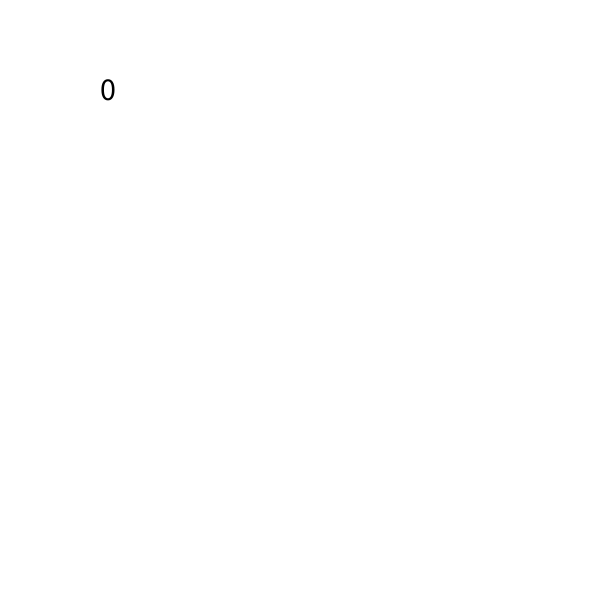
Frame 1 (no input)
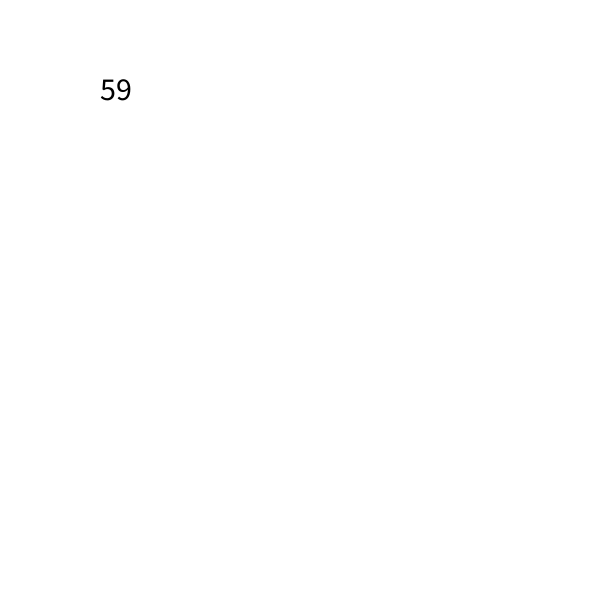
Frame 60 (the mouse pressed at the canvas centre just before this capture)
Frame 120 (the mouse held since frame 60 and released just before this capture): identical to frame 60, image omitted

The Processing sketch that drew these frames (run headless with seeded random() and noise(); from frame 60 on, the mouse is pressed at the canvas centre):

// Processing sketch: click
// ── click.pde
int counter = 0;

void setup() {
  size(600, 600);
}

void draw() {
  background(255);
  fill(0);
  textSize(32);
  text(counter, 100, 100);
  counter ++;

  if (mouseX > width/2 || counter > 200) { //OR timer over 300 frames
  if (mouseX > width/2) {
    fill(0, 0, 255);
  }
  if (counter > 200) {
    fill(0, 255, 0);
  }
    ellipse(width/2, height/2, 200, 200);
  }
}

 void mousePressed() {
   //anything in here happen when the mouse button is pushed
   counter = 0;
 }
